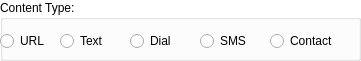
     <widget class="QGroupBox" name="groupQr1">
      <property name="geometry">
       <rect>
        <x>10</x>
        <y>10</y>
        <width>361</width>
        <height>61</height>
       </rect>
      </property>
      <property name="palette">
       <palette>
        <active>
         <colorrole role="WindowText">
          <brush brushstyle="SolidPattern">
           <color alpha="255">
            <red>0</red>
            <green>0</green>
            <blue>0</blue>
           </color>
          </brush>
         </colorrole>
         <colorrole role="Button">
          <brush brushstyle="SolidPattern">
           <color alpha="255">
            <red>255</red>
            <green>255</green>
            <blue>255</blue>
           </color>
          </brush>
         </colorrole>
         <colorrole role="Light">
          <brush brushstyle="SolidPattern">
           <color alpha="255">
            <red>255</red>
            <green>255</green>
            <blue>255</blue>
           </color>
          </brush>
         </colorrole>
         <colorrole role="Midlight">
          <brush brushstyle="SolidPattern">
           <color alpha="255">
            <red>255</red>
            <green>255</green>
            <blue>255</blue>
           </color>
          </brush>
         </colorrole>
         <colorrole role="Dark">
          <brush brushstyle="SolidPattern">
           <color alpha="255">
            <red>127</red>
            <green>127</green>
            <blue>127</blue>
           </color>
          </brush>
         </colorrole>
         <colorrole role="Mid">
          <brush brushstyle="SolidPattern">
           <color alpha="255">
            <red>170</red>
            <green>170</green>
            <blue>170</blue>
           </color>
          </brush>
         </colorrole>
         <colorrole role="Text">
          <brush brushstyle="SolidPattern">
           <color alpha="255">
            <red>0</red>
            <green>0</green>
            <blue>0</blue>
           </color>
          </brush>
         </colorrole>
         <colorrole role="BrightText">
          <brush brushstyle="SolidPattern">
           <color alpha="255">
            <red>255</red>
            <green>255</green>
            <blue>255</blue>
           </color>
          </brush>
         </colorrole>
         <colorrole role="ButtonText">
          <brush brushstyle="SolidPattern">
           <color alpha="255">
            <red>0</red>
            <green>0</green>
            <blue>0</blue>
           </color>
          </brush>
         </colorrole>
         <colorrole role="Base">
          <brush brushstyle="SolidPattern">
           <color alpha="255">
            <red>255</red>
            <green>255</green>
            <blue>255</blue>
           </color>
          </brush>
         </colorrole>
         <colorrole role="Window">
          <brush brushstyle="SolidPattern">
           <color alpha="255">
            <red>255</red>
            <green>255</green>
            <blue>255</blue>
           </color>
          </brush>
         </colorrole>
         <colorrole role="Shadow">
          <brush brushstyle="SolidPattern">
           <color alpha="255">
            <red>0</red>
            <green>0</green>
            <blue>0</blue>
           </color>
          </brush>
         </colorrole>
         <colorrole role="AlternateBase">
          <brush brushstyle="SolidPattern">
           <color alpha="255">
            <red>255</red>
            <green>255</green>
            <blue>255</blue>
           </color>
          </brush>
         </colorrole>
         <colorrole role="ToolTipBase">
          <brush brushstyle="SolidPattern">
           <color alpha="255">
            <red>255</red>
            <green>255</green>
            <blue>220</blue>
           </color>
          </brush>
         </colorrole>
         <colorrole role="ToolTipText">
          <brush brushstyle="SolidPattern">
           <color alpha="255">
            <red>0</red>
            <green>0</green>
            <blue>0</blue>
           </color>
          </brush>
         </colorrole>
        </active>
        <inactive>
         <colorrole role="WindowText">
          <brush brushstyle="SolidPattern">
           <color alpha="255">
            <red>0</red>
            <green>0</green>
            <blue>0</blue>
           </color>
          </brush>
         </colorrole>
         <colorrole role="Button">
          <brush brushstyle="SolidPattern">
           <color alpha="255">
            <red>255</red>
            <green>255</green>
            <blue>255</blue>
           </color>
          </brush>
         </colorrole>
         <colorrole role="Light">
          <brush brushstyle="SolidPattern">
           <color alpha="255">
            <red>255</red>
            <green>255</green>
            <blue>255</blue>
           </color>
          </brush>
         </colorrole>
         <colorrole role="Midlight">
          <brush brushstyle="SolidPattern">
           <color alpha="255">
            <red>255</red>
            <green>255</green>
            <blue>255</blue>
           </color>
          </brush>
         </colorrole>
         <colorrole role="Dark">
          <brush brushstyle="SolidPattern">
           <color alpha="255">
            <red>127</red>
            <green>127</green>
            <blue>127</blue>
           </color>
          </brush>
         </colorrole>
         <colorrole role="Mid">
          <brush brushstyle="SolidPattern">
           <color alpha="255">
            <red>170</red>
            <green>170</green>
            <blue>170</blue>
           </color>
          </brush>
         </colorrole>
         <colorrole role="Text">
          <brush brushstyle="SolidPattern">
           <color alpha="255">
            <red>0</red>
            <green>0</green>
            <blue>0</blue>
           </color>
          </brush>
         </colorrole>
         <colorrole role="BrightText">
          <brush brushstyle="SolidPattern">
           <color alpha="255">
            <red>255</red>
            <green>255</green>
            <blue>255</blue>
           </color>
          </brush>
         </colorrole>
         <colorrole role="ButtonText">
          <brush brushstyle="SolidPattern">
           <color alpha="255">
            <red>0</red>
            <green>0</green>
            <blue>0</blue>
           </color>
          </brush>
         </colorrole>
         <colorrole role="Base">
          <brush brushstyle="SolidPattern">
           <color alpha="255">
            <red>255</red>
            <green>255</green>
            <blue>255</blue>
           </color>
          </brush>
         </colorrole>
         <colorrole role="Window">
          <brush brushstyle="SolidPattern">
           <color alpha="255">
            <red>255</red>
            <green>255</green>
            <blue>255</blue>
           </color>
          </brush>
         </colorrole>
         <colorrole role="Shadow">
          <brush brushstyle="SolidPattern">
           <color alpha="255">
            <red>0</red>
            <green>0</green>
            <blue>0</blue>
           </color>
          </brush>
         </colorrole>
         <colorrole role="AlternateBase">
          <brush brushstyle="SolidPattern">
           <color alpha="255">
            <red>255</red>
            <green>255</green>
            <blue>255</blue>
           </color>
          </brush>
         </colorrole>
         <colorrole role="ToolTipBase">
          <brush brushstyle="SolidPattern">
           <color alpha="255">
            <red>255</red>
            <green>255</green>
            <blue>220</blue>
           </color>
          </brush>
         </colorrole>
         <colorrole role="ToolTipText">
          <brush brushstyle="SolidPattern">
           <color alpha="255">
            <red>0</red>
            <green>0</green>
            <blue>0</blue>
           </color>
          </brush>
         </colorrole>
        </inactive>
        <disabled>
         <colorrole role="WindowText">
          <brush brushstyle="SolidPattern">
           <color alpha="255">
            <red>127</red>
            <green>127</green>
            <blue>127</blue>
           </color>
          </brush>
         </colorrole>
         <colorrole role="Button">
          <brush brushstyle="SolidPattern">
           <color alpha="255">
            <red>255</red>
            <green>255</green>
            <blue>255</blue>
           </color>
          </brush>
         </colorrole>
         <colorrole role="Light">
          <brush brushstyle="SolidPattern">
           <color alpha="255">
            <red>255</red>
            <green>255</green>
            <blue>255</blue>
           </color>
          </brush>
         </colorrole>
         <colorrole role="Midlight">
          <brush brushstyle="SolidPattern">
           <color alpha="255">
            <red>255</red>
            <green>255</green>
            <blue>255</blue>
           </color>
          </brush>
         </colorrole>
         <colorrole role="Dark">
          <brush brushstyle="SolidPattern">
           <color alpha="255">
            <red>127</red>
            <green>127</green>
            <blue>127</blue>
           </color>
          </brush>
         </colorrole>
         <colorrole role="Mid">
          <brush brushstyle="SolidPattern">
           <color alpha="255">
            <red>170</red>
            <green>170</green>
            <blue>170</blue>
           </color>
          </brush>
         </colorrole>
         <colorrole role="Text">
          <brush brushstyle="SolidPattern">
           <color alpha="255">
            <red>127</red>
            <green>127</green>
            <blue>127</blue>
           </color>
          </brush>
         </colorrole>
         <colorrole role="BrightText">
          <brush brushstyle="SolidPattern">
           <color alpha="255">
            <red>255</red>
            <green>255</green>
            <blue>255</blue>
           </color>
          </brush>
         </colorrole>
         <colorrole role="ButtonText">
          <brush brushstyle="SolidPattern">
           <color alpha="255">
            <red>127</red>
            <green>127</green>
            <blue>127</blue>
           </color>
          </brush>
         </colorrole>
         <colorrole role="Base">
          <brush brushstyle="SolidPattern">
           <color alpha="255">
            <red>255</red>
            <green>255</green>
            <blue>255</blue>
           </color>
          </brush>
         </colorrole>
         <colorrole role="Window">
          <brush brushstyle="SolidPattern">
           <color alpha="255">
            <red>255</red>
            <green>255</green>
            <blue>255</blue>
           </color>
          </brush>
         </colorrole>
         <colorrole role="Shadow">
          <brush brushstyle="SolidPattern">
           <color alpha="255">
            <red>0</red>
            <green>0</green>
            <blue>0</blue>
           </color>
          </brush>
         </colorrole>
         <colorrole role="AlternateBase">
          <brush brushstyle="SolidPattern">
           <color alpha="255">
            <red>255</red>
            <green>255</green>
            <blue>255</blue>
           </color>
          </brush>
         </colorrole>
         <colorrole role="ToolTipBase">
          <brush brushstyle="SolidPattern">
           <color alpha="255">
            <red>255</red>
            <green>255</green>
            <blue>220</blue>
           </color>
          </brush>
         </colorrole>
         <colorrole role="ToolTipText">
          <brush brushstyle="SolidPattern">
           <color alpha="255">
            <red>0</red>
            <green>0</green>
            <blue>0</blue>
           </color>
          </brush>
         </colorrole>
        </disabled>
       </palette>
      </property>
      <property name="title">
       <string>Content Type:</string>
      </property>
      <widget class="QRadioButton" name="radioURL">
       <property name="geometry">
        <rect>
         <x>0</x>
         <y>30</y>
         <width>61</width>
         <height>22</height>
        </rect>
       </property>
       <property name="text">
        <string>URL</string>
       </property>
      </widget>
      <widget class="QRadioButton" name="radioText">
       <property name="geometry">
        <rect>
         <x>60</x>
         <y>30</y>
         <width>61</width>
         <height>22</height>
        </rect>
       </property>
       <property name="text">
        <string>Text</string>
       </property>
      </widget>
      <widget class="QRadioButton" name="radioDial">
       <property name="geometry">
        <rect>
         <x>130</x>
         <y>30</y>
         <width>61</width>
         <height>22</height>
        </rect>
       </property>
       <property name="text">
        <string>Dial</string>
       </property>
      </widget>
      <widget class="QRadioButton" name="radioSMS">
       <property name="geometry">
        <rect>
         <x>200</x>
         <y>30</y>
         <width>61</width>
         <height>22</height>
        </rect>
       </property>
       <property name="text">
        <string>SMS</string>
       </property>
      </widget>
      <widget class="QRadioButton" name="radioContact">
       <property name="geometry">
        <rect>
         <x>270</x>
         <y>30</y>
         <width>81</width>
         <height>22</height>
        </rect>
       </property>
       <property name="text">
        <string>Contact</string>
       </property>
      </widget>
     </widget>
